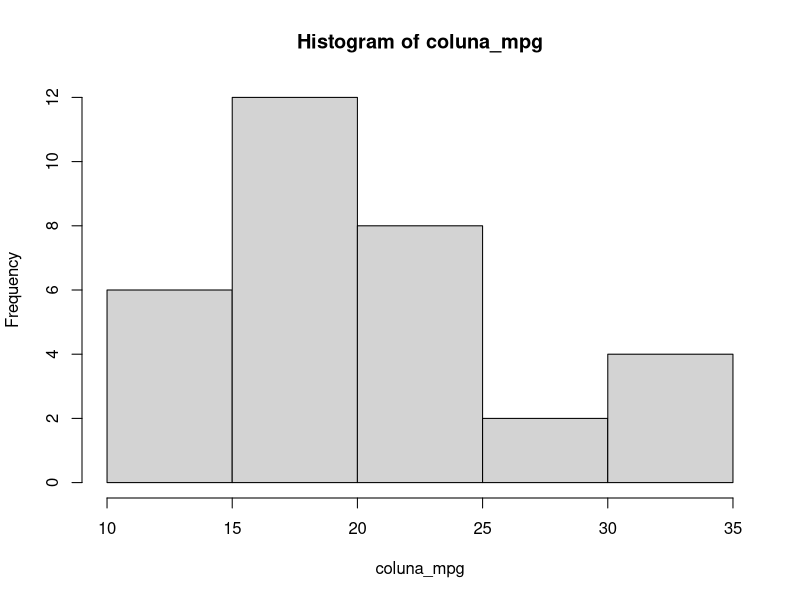
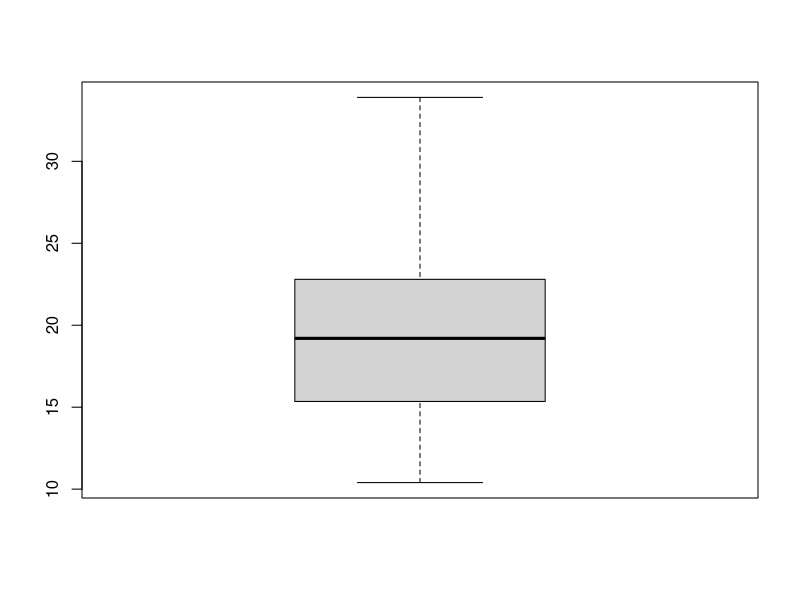
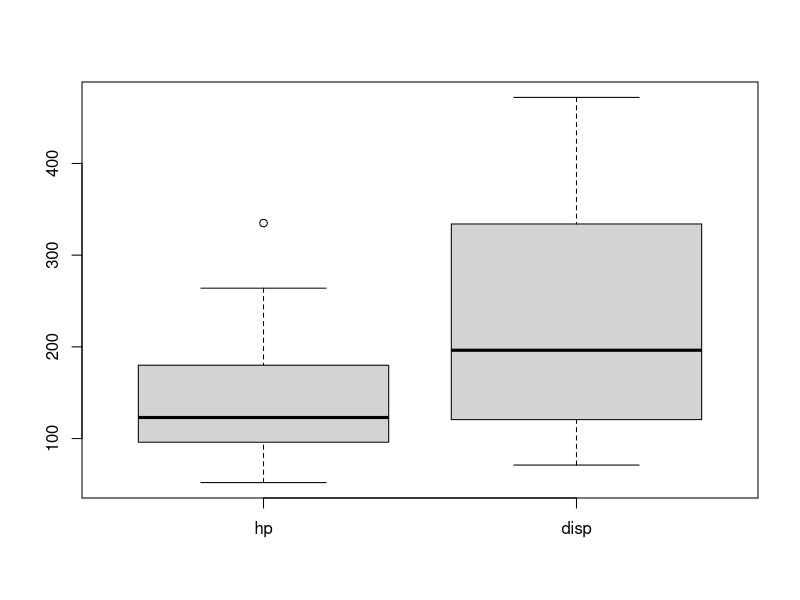
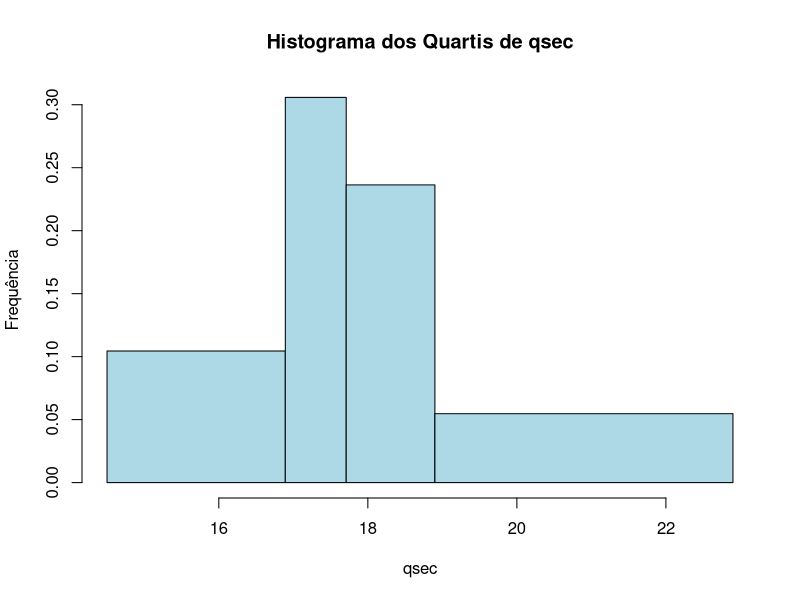
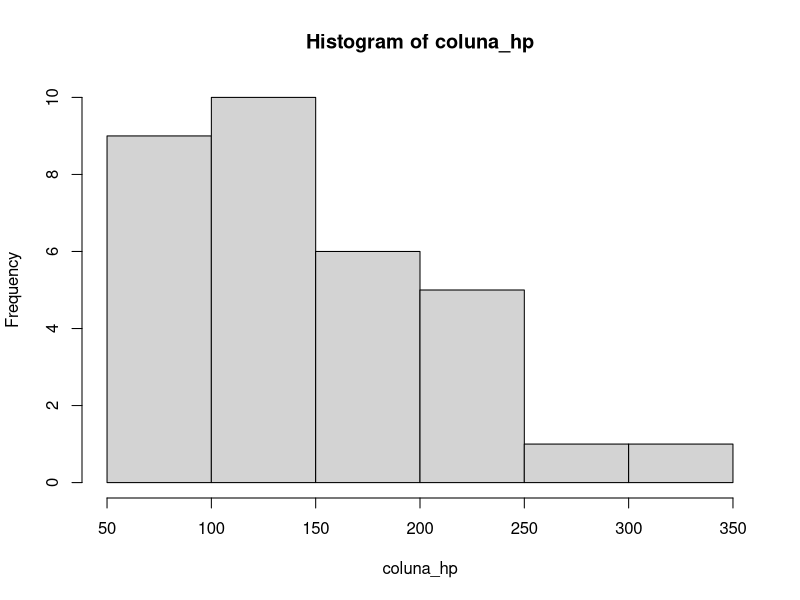
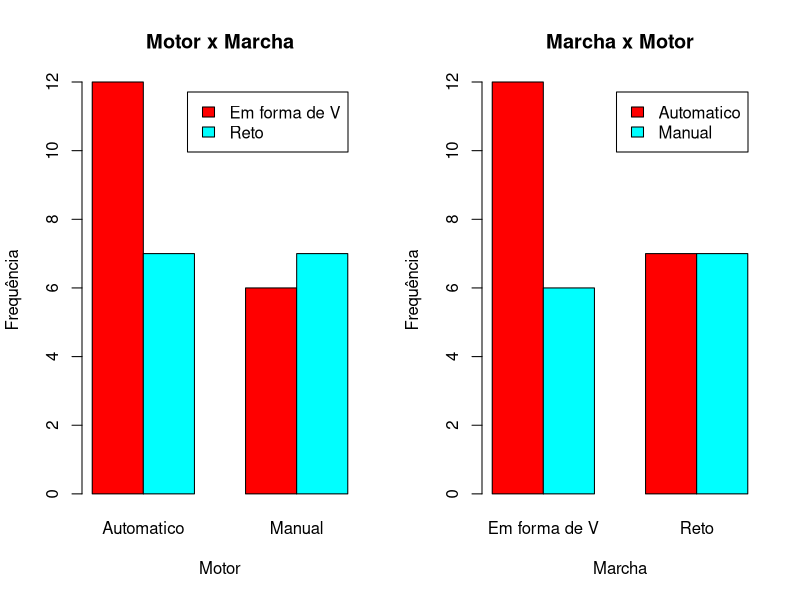
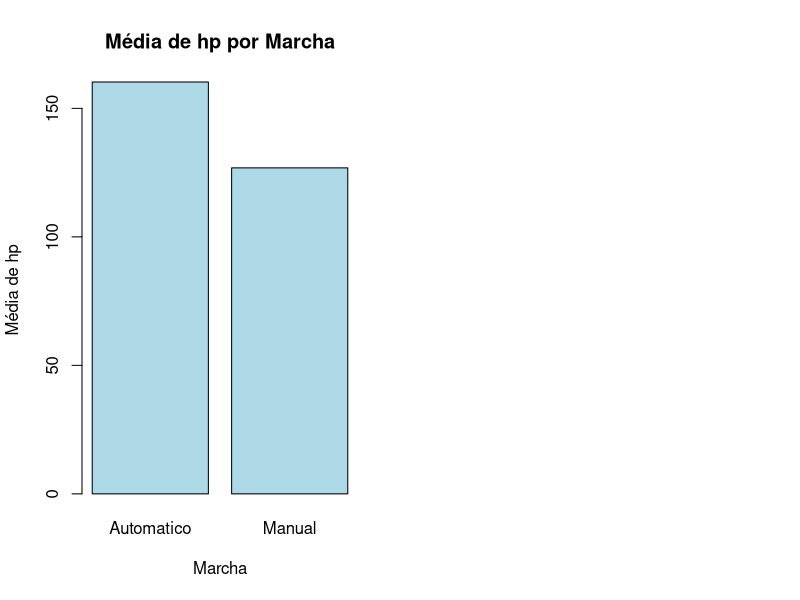

The R source for these figures, in order:
require(car)
require(dplyr)

## carregando base de dados (o csv)
data <- read.csv('mtcars.csv', sep = ';', dec = ',', encoding = "UTF-8")

## mostrar os dados em tabela
View(data)

## exibir as variaveis
glimpse(data)

## A) Com a coluna mpg que consta na base, calcular: mínimo e o máximo valor, média,
## mediana, desvio padrão, os quartis, construir o histograma e o boxplot e interpretar
## os resultados.


## pegando valor maximo da coluna mpg
coluna_mpg <- data$mpg
maximo <- max(coluna_mpg)
maximo

## pegando o valor mínimo da coluna mpg
minimo <- min(coluna_mpg)
minimo

## calculando a média da coluna mpg
media <- mean(coluna_mpg)
media

## calculando a mediana da coluna mpg
mediana <- median(coluna_mpg)
mediana

## calculando o desvio padrao da coluna mpg
desvio_padrao <- sd(coluna_mpg)
desvio_padrao

## calculando os quartis da coluna mpg
quartis <- quantile(coluna_mpg, c(0.25, 0.5, 0.75))
quartis

## construindo o histograma da coluna mpg
hist(coluna_mpg)

## construindo o boxplot da coluna mpg
boxplot(coluna_mpg)



## B) Gerar um gráfico boxplot com as colunas disp e hp.
coluna_disp <- data$disp
coluna_hp <- data$hp
  ### juntando as colunas
join_disp_hp <- list(coluna_hp,coluna_disp)
boxplot(join_disp_hp, names = c("hp","disp"))



## C) Com a coluna qsec, agrupe os dados em seus respectivos quartis, construir tabela
## com as frequências absolutas e relativas e suas respectivas acumuladas. Gerar o
## histograma e comentar o resultado obtido.
coluna_qsec <- data$qsec
  ## agrupando seus quartis
  quartis_qsec <- quantile(coluna_qsec, probs = c(0, 0.25, 0.5, 0.75, 1), na.rm = TRUE)
  ### calculando a frequencia absoluta da coluna qsec
  frequencia_abs_qsec <- table(coluna_qsec)
  frequencia_abs_qsec
  ### calculando a frequencia relativa da coluna qsec
  frequencia_rel_qsec <- prop.table(frequencia_abs_qsec)
  frequencia_rel_qsec
  ### construindo a tabela com a frequencia absoluta e a frequencia relativa
  tabela_frequencias <- data.frame(Frequencia_Absoluta = frequencia_abs_qsec, Frequencia_Relativa = frequencia_rel_qsec)
  tabela_frequencias
  
  ### calculando as frequências absolutas acumuladas e as frequências relativas acumuladas
  frequencia_absoluta_acumulada <- cumsum(frequencia_abs_qsec)
  frequencia_absoluta_acumulada
  frequencia_relativa_acumulada <- prop.table(frequencia_absoluta_acumulada)
  frequencia_relativa_acumulada
  
  ## gerando o histograma
  hist(coluna_qsec, breaks = quartis_qsec, main = "Histograma dos Quartis de qsec", xlab = "qsec", ylab = "Frequência", col = "lightblue", border = "black")
  
  ## d) Com a coluna hp, gerar um histograma, e elaborar uma tabela de frequência usando
  ## as classes sugeridas pelo histograma.
  
  # Gerando histograma
  coluna_hp <- data$hp
  histograma_hp <- hist(coluna_hp)
  
  # Passo 2: Construir a tabela de frequência usando as classes sugeridas
  classes_sugeridas <- histograma_hp$breaks
  tabela_frequencia <- cut(coluna_hp, breaks = classes_sugeridas, include.lowest = TRUE, labels = FALSE)
  tabela_frequencia <- table(tabela_frequencia)
  print(tabela_frequencia)
  
  
  # e) Com as colunas motor e marcha gerar a matriz com as respectivas frequências,
  # gerar os gráficos de barras motor x marcha e marcha x motor e interpretar os
  # resultados.
  
  # Passo 1: Gerar a matriz de frequências
  coluna_motor <- data$motor
  coluna_marcha <- data$marcha
  matriz_frequencias <- table(coluna_motor, coluna_marcha)
  # Passo 2: Criar os gráficos de barras motor x marcha e marcha x motor
  par(mfrow = c(1, 2))  # Organiza os gráficos em uma linha com 2 colunas
  # Gráfico de barras motor x marcha
  barplot(matriz_frequencias, beside = TRUE, legend.text = TRUE, col = rainbow(nrow(matriz_frequencias)), main = "Motor x Marcha", xlab = "Motor", ylab = "Frequência")
  # Gráfico de barras marcha x motor
  barplot(t(matriz_frequencias), beside = TRUE, legend.text = TRUE, col = rainbow(ncol(matriz_frequencias)), main = "Marcha x Motor", xlab = "Marcha", ylab = "Frequência")
  
  
  
  # f) Escolher duas variáveis (colunas), sendo uma qualitativa e outra quantitativa, gerar
  # gráficos de barras e interpretar os resultados.
  
  # Passo 1: Calcular a média (ou mediana) de hp para cada categoria de marcha
  library(dplyr)
  
  # Usaremos a média como exemplo, mas você também pode usar a mediana (função median())
  media_hp_por_marcha <- data %>%
    group_by(marcha) %>%
    summarize(media_hp = mean(hp))
  
  # Passo 2: Gerar o gráfico de barras
  barplot(media_hp_por_marcha$media_hp, names.arg = media_hp_por_marcha$marcha, col = "lightblue", main = "Média de hp por Marcha", xlab = "Marcha", ylab = "Média de hp")
  
  
  
